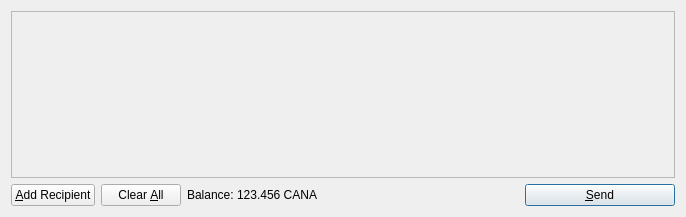
<?xml version="1.0" encoding="UTF-8"?>
<ui version="4.0">
 <class>SendCoinsDialog</class>
 <widget class="QDialog" name="SendCoinsDialog">
  <property name="geometry">
   <rect>
    <x>0</x>
    <y>0</y>
    <width>686</width>
    <height>217</height>
   </rect>
  </property>
  <property name="windowTitle">
   <string>Send Coins</string>
  </property>
  <layout class="QVBoxLayout" name="verticalLayout">
   <item>
    <widget class="QScrollArea" name="scrollArea">
     <property name="widgetResizable">
      <bool>true</bool>
     </property>
     <widget class="QWidget" name="scrollAreaWidgetContents">
      <property name="geometry">
       <rect>
        <x>0</x>
        <y>0</y>
        <width>666</width>
        <height>165</height>
       </rect>
      </property>
      <layout class="QVBoxLayout" name="verticalLayout_2">
       <property name="margin">
        <number>0</number>
       </property>
       <item>
        <layout class="QVBoxLayout" name="entries">
         <property name="spacing">
          <number>6</number>
         </property>
        </layout>
       </item>
       <item>
        <spacer name="verticalSpacer">
         <property name="orientation">
          <enum>Qt::Vertical</enum>
         </property>
         <property name="sizeHint" stdset="0">
          <size>
           <width>20</width>
           <height>40</height>
          </size>
         </property>
        </spacer>
       </item>
      </layout>
     </widget>
    </widget>
   </item>
   <item>
    <layout class="QHBoxLayout" name="horizontalLayout">
     <item>
      <widget class="QPushButton" name="addButton">
       <property name="toolTip">
        <string>Send to multiple recipients at once</string>
       </property>
       <property name="text">
        <string>&amp;Add Recipient</string>
       </property>
       <property name="icon">
        <iconset resource="../bitcoin.qrc">
         <normaloff>:/icons/add</normaloff>:/icons/add</iconset>
       </property>
       <property name="autoDefault">
        <bool>false</bool>
       </property>
      </widget>
     </item>
     <item>
      <widget class="QPushButton" name="clearButton">
       <property name="sizePolicy">
        <sizepolicy hsizetype="Minimum" vsizetype="Fixed">
         <horstretch>0</horstretch>
         <verstretch>0</verstretch>
        </sizepolicy>
       </property>
       <property name="toolTip">
        <string>Remove all transaction fields</string>
       </property>
       <property name="text">
        <string>Clear &amp;All</string>
       </property>
       <property name="icon">
        <iconset resource="../bitcoin.qrc">
         <normaloff>:/icons/remove</normaloff>:/icons/remove</iconset>
       </property>
       <property name="autoRepeatDelay">
        <number>300</number>
       </property>
       <property name="autoDefault">
        <bool>false</bool>
       </property>
      </widget>
     </item>
     <item>
      <layout class="QHBoxLayout" name="horizontalLayout_2">
       <property name="spacing">
        <number>3</number>
       </property>
       <item>
        <widget class="QLabel" name="label">
         <property name="text">
          <string>Balance:</string>
         </property>
        </widget>
       </item>
       <item>
        <widget class="QLabel" name="labelBalance">
         <property name="cursor">
          <cursorShape>IBeamCursor</cursorShape>
         </property>
         <property name="text">
          <string>123.456 CANA</string>
         </property>
         <property name="textInteractionFlags">
          <set>Qt::LinksAccessibleByMouse|Qt::TextSelectableByKeyboard|Qt::TextSelectableByMouse</set>
         </property>
        </widget>
       </item>
      </layout>
     </item>
     <item>
      <spacer name="horizontalSpacer">
       <property name="orientation">
        <enum>Qt::Horizontal</enum>
       </property>
       <property name="sizeHint" stdset="0">
        <size>
         <width>40</width>
         <height>20</height>
        </size>
       </property>
      </spacer>
     </item>
     <item>
      <widget class="QPushButton" name="sendButton">
       <property name="minimumSize">
        <size>
         <width>150</width>
         <height>0</height>
        </size>
       </property>
       <property name="toolTip">
        <string>Confirm the send action</string>
       </property>
       <property name="text">
        <string>&amp;Send</string>
       </property>
       <property name="icon">
        <iconset resource="../bitcoin.qrc">
         <normaloff>:/icons/send</normaloff>:/icons/send</iconset>
       </property>
       <property name="default">
        <bool>true</bool>
       </property>
      </widget>
     </item>
    </layout>
   </item>
  </layout>
 </widget>
 <resources>
  <include location="../bitcoin.qrc"/>
 </resources>
 <connections/>
</ui>
